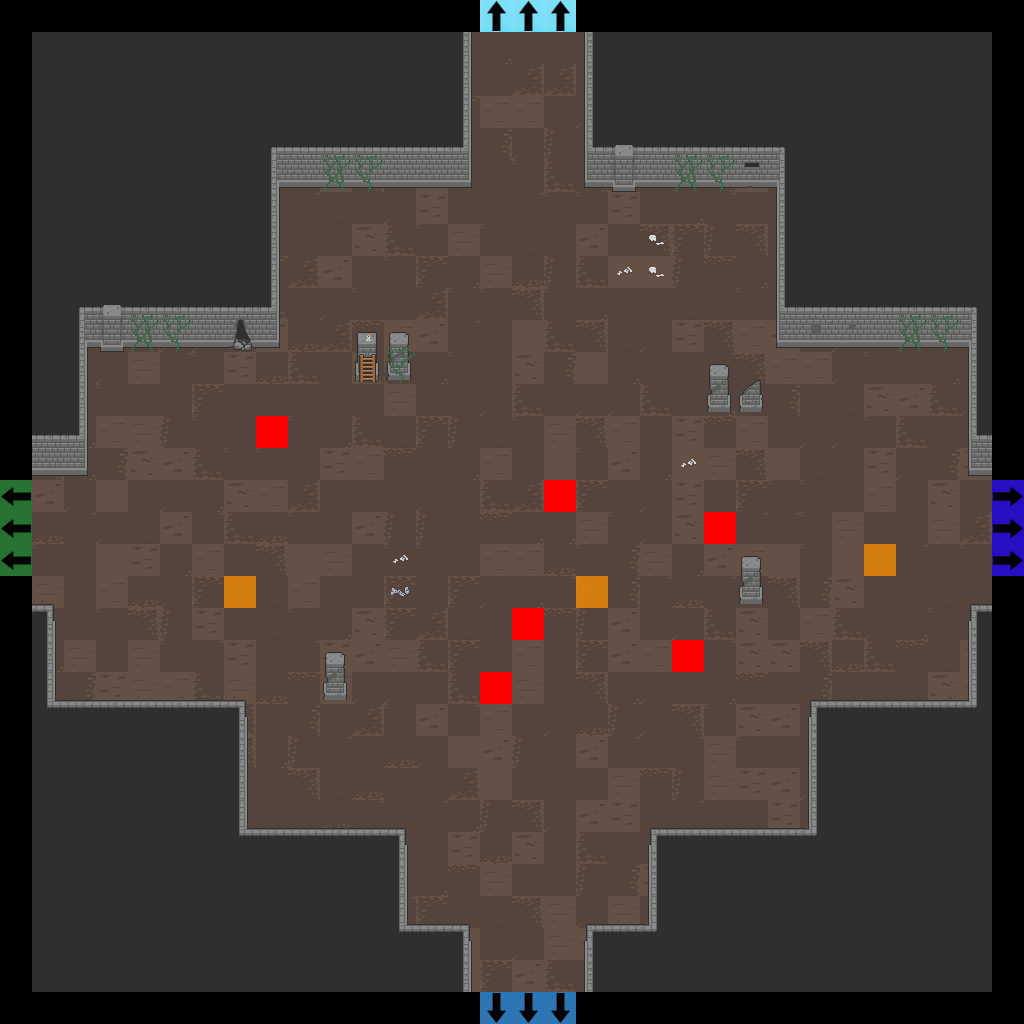

Tiled map render using the project's own tile images. Description and the map definition, with tile-layer contents summarised, below:
An orthogonal 32x32 tile map with 32x32 px tiles, 7 tile layers (Floor, Walls, Doors, Pillars, ...), 2 tilesets.

<map version="1.2" tiledversion="2019.04.18" orientation="orthogonal" renderorder="right-down" width="32" height="32" tilewidth="32" tileheight="32" infinite="0" nextlayerid="22" nextobjectid="1">
 <tileset firstgid="1" source="Dungeon_Tileset_2.tsx" />
 <tileset firstgid="321" source="flags.tsx" />
 <layer id="15" name="Floor" width="32" height="32">
  <data>[1024 cells, 900 non-empty, 30 distinct tile ids]</data>
 </layer>
 <layer id="16" name="Walls" width="32" height="32">
  <data>[1024 cells, 434 non-empty, 38 distinct tile ids]</data>
 </layer>
 <layer id="17" name="Doors" width="32" height="32">
  <data>[1024 cells, 0 non-empty, 0 distinct tile ids]</data>
 </layer>
 <layer id="18" name="Pillars" width="32" height="32">
  <data>[1024 cells, 12 non-empty, 6 distinct tile ids]</data>
 </layer>
 <layer id="19" name="Candles" width="32" height="32">
  <data>[1024 cells, 1 non-empty, 1 distinct tile ids]</data>
 </layer>
 <layer id="20" name="Debris" width="32" height="32">
  <data>[1024 cells, 25 non-empty, 8 distinct tile ids]</data>
 </layer>
 <layer id="21" name="Flags" width="32" height="32">
  <data>[1024 cells, 21 non-empty, 6 distinct tile ids]</data>
 </layer>
</map>
